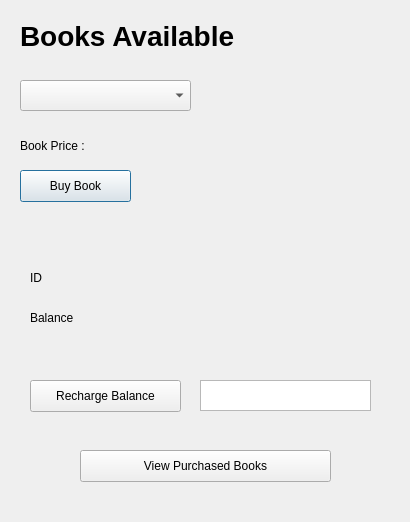
<?xml version="1.0" encoding="UTF-8"?>
<ui version="4.0">
 <class>BooksDialog</class>
 <widget class="QDialog" name="BooksDialog">
  <property name="geometry">
   <rect>
    <x>0</x>
    <y>0</y>
    <width>410</width>
    <height>522</height>
   </rect>
  </property>
  <property name="windowTitle">
   <string>Dialog</string>
  </property>
  <widget class="QLabel" name="label">
   <property name="geometry">
    <rect>
     <x>20</x>
     <y>0</y>
     <width>271</width>
     <height>71</height>
    </rect>
   </property>
   <property name="font">
    <font>
     <pointsize>21</pointsize>
     <bold>true</bold>
    </font>
   </property>
   <property name="text">
    <string>Books Available</string>
   </property>
  </widget>
  <widget class="QComboBox" name="booksCombo">
   <property name="geometry">
    <rect>
     <x>20</x>
     <y>80</y>
     <width>171</width>
     <height>31</height>
    </rect>
   </property>
  </widget>
  <widget class="QLabel" name="label_5">
   <property name="geometry">
    <rect>
     <x>30</x>
     <y>270</y>
     <width>58</width>
     <height>16</height>
    </rect>
   </property>
   <property name="text">
    <string>ID</string>
   </property>
  </widget>
  <widget class="QLabel" name="label_6">
   <property name="geometry">
    <rect>
     <x>30</x>
     <y>310</y>
     <width>111</width>
     <height>16</height>
    </rect>
   </property>
   <property name="text">
    <string>Balance</string>
   </property>
  </widget>
  <widget class="QTextEdit" name="textEdit">
   <property name="geometry">
    <rect>
     <x>200</x>
     <y>380</y>
     <width>171</width>
     <height>31</height>
    </rect>
   </property>
  </widget>
  <widget class="QLabel" name="IDLabel">
   <property name="geometry">
    <rect>
     <x>110</x>
     <y>270</y>
     <width>58</width>
     <height>16</height>
    </rect>
   </property>
   <property name="text">
    <string/>
   </property>
  </widget>
  <widget class="QLabel" name="balanceLabel">
   <property name="geometry">
    <rect>
     <x>110</x>
     <y>310</y>
     <width>58</width>
     <height>16</height>
    </rect>
   </property>
   <property name="text">
    <string/>
   </property>
  </widget>
  <widget class="QPushButton" name="pushButton_4">
   <property name="geometry">
    <rect>
     <x>20</x>
     <y>170</y>
     <width>111</width>
     <height>32</height>
    </rect>
   </property>
   <property name="text">
    <string>Buy Book</string>
   </property>
  </widget>
  <widget class="QPushButton" name="pushButton_5">
   <property name="geometry">
    <rect>
     <x>30</x>
     <y>380</y>
     <width>151</width>
     <height>32</height>
    </rect>
   </property>
   <property name="text">
    <string>Recharge Balance</string>
   </property>
  </widget>
  <widget class="QPushButton" name="pushButton_6">
   <property name="geometry">
    <rect>
     <x>80</x>
     <y>450</y>
     <width>251</width>
     <height>32</height>
    </rect>
   </property>
   <property name="text">
    <string>View Purchased Books</string>
   </property>
  </widget>
  <widget class="QLabel" name="priceLabel">
   <property name="geometry">
    <rect>
     <x>20</x>
     <y>130</y>
     <width>121</width>
     <height>31</height>
    </rect>
   </property>
   <property name="text">
    <string>Book Price : </string>
   </property>
  </widget>
 </widget>
 <resources/>
 <connections/>
</ui>
